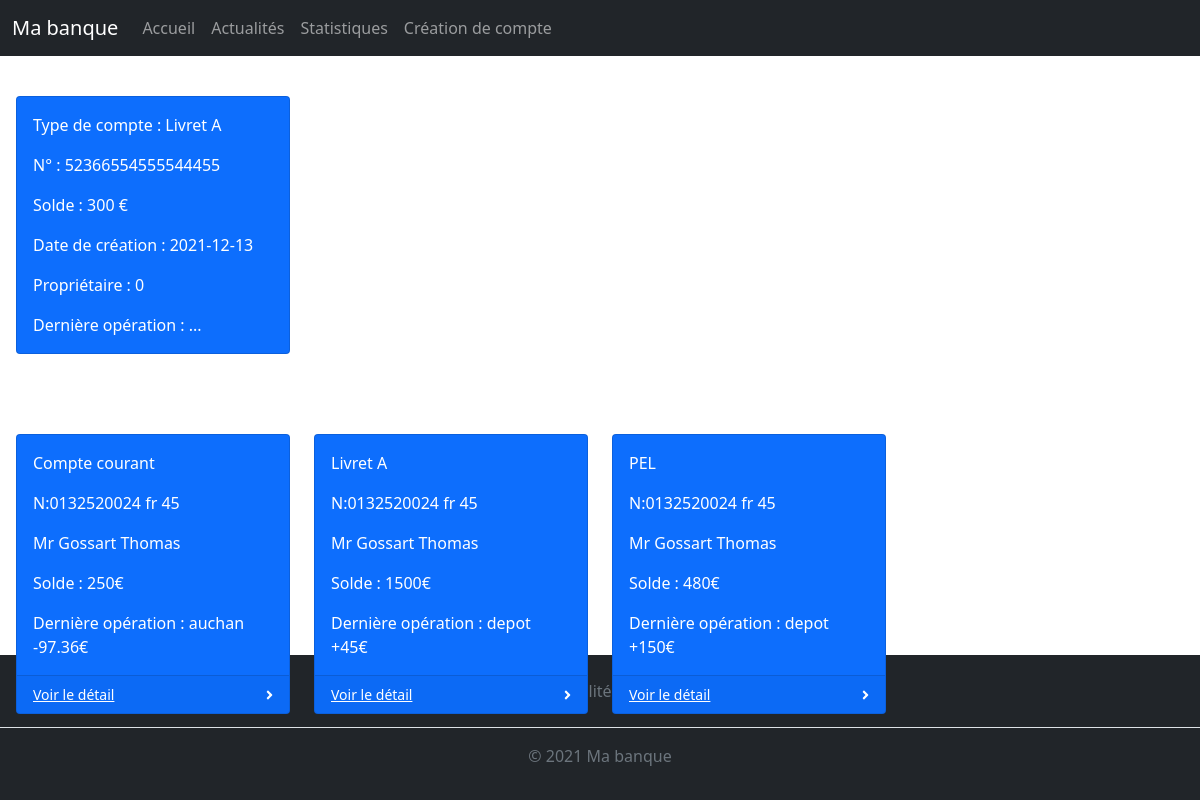
The page / on the database its author committed.
### tables this page shows
CREATE TABLE IF NOT EXISTS accounts (
    id INT NOT NULL AUTO_INCREMENT,
    account_type TEXT(30) NOT NULL,
    account_number VARCHAR(30) NOT NULL,
    account_amount INT(30) NOT NULL,
    account_creation_date DATE NOT NULL,
    owner_id INT NOT NULL,
    PRIMARY KEY (id)
);

### data/acounts_thomas.php (called while the page is built)
<?php
function get_accounts() {
    return [
      [
        "name" => "Compte courant",
        "number" => "N:0132520024 fr 45",
        "owner" => "Mr Gossart Thomas",
        "amount" => 250,
        "last_operation" => "auchan -97.36€"
      ],
      [
        "name" => "Livret A",
        "number" => "N:0132520024 fr 45",
        "owner" => "Mr Gossart Thomas",
        "amount" => 1500,
        "last_operation" => "depot +45€"
      ],
      [
        "name" => "PEL",
        "number" => "N:0132520024 fr 45",
        "owner" => "Mr Gossart Thomas",
        "amount" => 480,
        "last_operation" => "depot +150€"
      ],
    ];
}
?>

### templates/accounts_list.php (the view)
<?php
try {
  $db = new PDO('mysql:host=localhost;dbname=banque_php', "BanquePHP", "banque76");
} catch (\Exception $e) {
  echo "Erreur lors de la connexion à la base de données: " . $e->getMessage() . "<br/>";
  die();
}
$sqlQuery = 'SELECT * FROM accounts';
$accountsStatement = $db->prepare($sqlQuery);
$accountsStatement->execute();
$accounts = $accountsStatement->fetchAll();
echo '<div class="row mt-4 p-3">';
foreach ($accounts as $account) {
?>
  <div class='col-xl-3 col-md-6'>
    <div class='card bg-primary text-white mb-4'>
      <div class='card-body'>
        <p class='card-text'>Type de compte : <?php echo $account['account_type']; ?></p>
        <p class='card-text'>N° : <?php echo $account['account_number']; ?></p>
        <p class='card-text'>Solde : <?php echo $account['account_amount']; ?> €</p>
        <p class='card-text'>Date de création : <?php echo $account['account_creation_date']; ?></p>
        <p class='card-text'>Propriétaire : <?php echo $account['owner_id']; ?></p>
        <p class='card-text'>Dernière opération : ...</p>
      </div>
    </div>
  </div>
<?php
}
?>
</div>

### templates/header.php (shortened to what this page needs)
<!doctype html>
<html class="no-js" lang="fr">
<head>
  <link rel="stylesheet" href="css/normalize.css">
  <link rel="stylesheet" href="css/main.css">
  <link rel="stylesheet" href="css/rules.css">
  <link href="https://cdn.jsdelivr.net/npm/bootstrap@5.1.3/dist/css/bootstrap.min.css" rel="stylesheet">
</head>
<body>

### templates/nav.php (shortened to what this page needs)
<nav class="navbar navbar-expand-lg navbar-dark bg-dark">
  <div class="container-fluid">
    <a class="navbar-brand" href="#">Ma banque</a>
    <div class="collapse navbar-collapse" id="navbarNavDropdown">
      <ul class="navbar-nav">
        <li class="nav-item">
          <a class="nav-link" href="index.php">Accueil</a>
        </li>
        <li class="nav-item">
          <a class="nav-link" href="Actus.php">Actualités</a>
        </li>
        <li class="nav-item">
          <a class="nav-link" href="statistiques.php">Statistiques</a>
        </li>
        <li class="nav-item">
          <a class="nav-link" href="creation.php">Création de compte</a>
        </li>
      </ul>
    </div>
  </div>
</nav>

### templates/footer.php (shortened to what this page needs)
  <footer class=" footer py-3 bg-dark">
    <ul class="nav justify-content-center border-bottom pb-3 mb-3">
      <li class="nav-item"><a href="index.html" class="nav-link px-2 text-muted">Accueil</a></li>
      <li class="nav-item"><a href="Actus.html" class="nav-link px-2 text-muted">Actualités</a></li>
      <li class="nav-item"><a href="statistiques.html" class="nav-link px-2 text-muted">Statistiques</a></li>
    </ul>
    <p class="text-center text-muted">© 2021 Ma banque</p>
  </footer>
</body>
</html>

### index.php
<?php
include('templates/header.php');
include('templates/nav.php');
include('data/acounts_thomas.php');
include('templates/footer.php');
include('templates/accounts_list.php');
?>
<div class="row mt-4 p-3">
    <?php
    $accounts = get_accounts();
    for ($i = 0; $i < count($accounts); $i++) {
        echo "<div class='col-xl-3 col-md-6'>" .
            "<div class='card bg-primary text-white mb-4'>" .
            "<div class='card-body'>";
        echo "<p class='card-text'>" . $accounts[$i]["name"] . "</p>";
        echo "<p class='card-text'>" . $accounts[$i]["number"] . "</p>";
        echo "<p class='card-text'>" . $accounts[$i]["owner"] . "</p>";
        echo "<p class='card-text'>" . "Solde : " . $accounts[$i]["amount"] . "€" . "</p>";
        echo "<p class='card-text'>" . "Dernière opération : " . $accounts[$i]["last_operation"] . "</p>";
        echo
        "</div>" .
            "<div class='card-footer d-flex align-items-center justify-content-between'>" .
            "<a class='small text-white stretched-link' href='account_detail.php?"
             . "number=" . $accounts[$i]["number"] . '&'
             . "name=" . $accounts[$i]["name"] . '&'
             . "owner=" . $accounts[$i]["owner"] . '&'
             . "amount=" . $accounts[$i]["amount"] . '&'
             . "last_operation=" . $accounts[$i]["last_operation"]
             ."'>Voir le détail</a>" .
            "<div class='small text-white'><i class='fas fa-angle-right'></i></div>" .
            "</div>" .
            "</div>" .
            "</div>";
    }
    ?>
</div>

### css/main.css (style rules this page uses)
html { color: #222; font-size: 1em; line-height: 1.4; }
audio, canvas, iframe, img, svg, video { vertical-align: middle; }
html { position: relative; min-height: 100%; }
.footer { position: absolute; bottom: 0; width: 100%; height: auto; background: #000000; color: #FFFFFF; }

### rows shown on the page
accounts: account_type "Livret A", account_number "52366554555544455", account_amount "300", account_creation_date "2021-12-13", owner "0"

### other values the page prints
$accounts[$i]["name"] "Compte courant"
$accounts[$i]["number"] "N:0132520024 fr 45"
$accounts[$i]["owner"] "Mr Gossart Thomas"
$accounts[$i]["amount"] "250"
$accounts[$i]["last_operation"] "auchan -97.36€"
$accounts[$i]["name"] "Livret A"
$accounts[$i]["amount"] "1500"
$accounts[$i]["last_operation"] "depot +45€"
$accounts[$i]["name"] "PEL"
$accounts[$i]["amount"] "480"
$accounts[$i]["last_operation"] "depot +150€"
